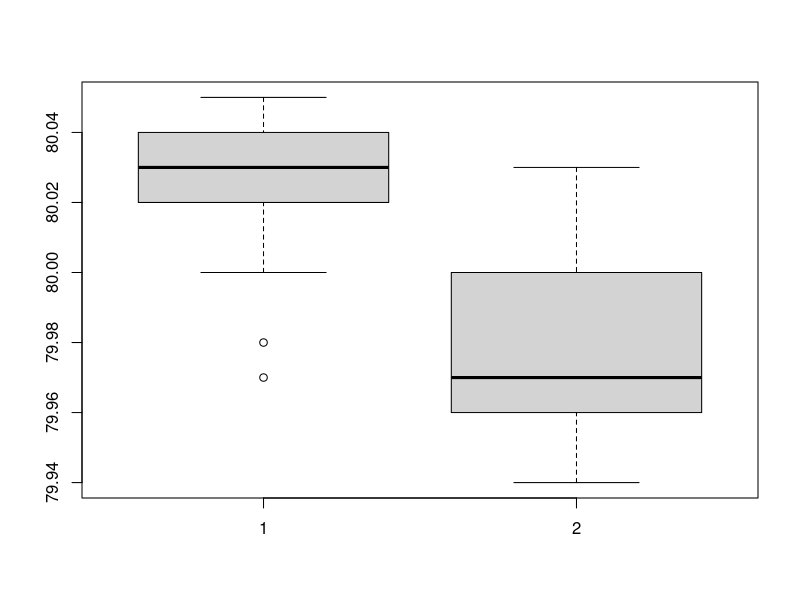
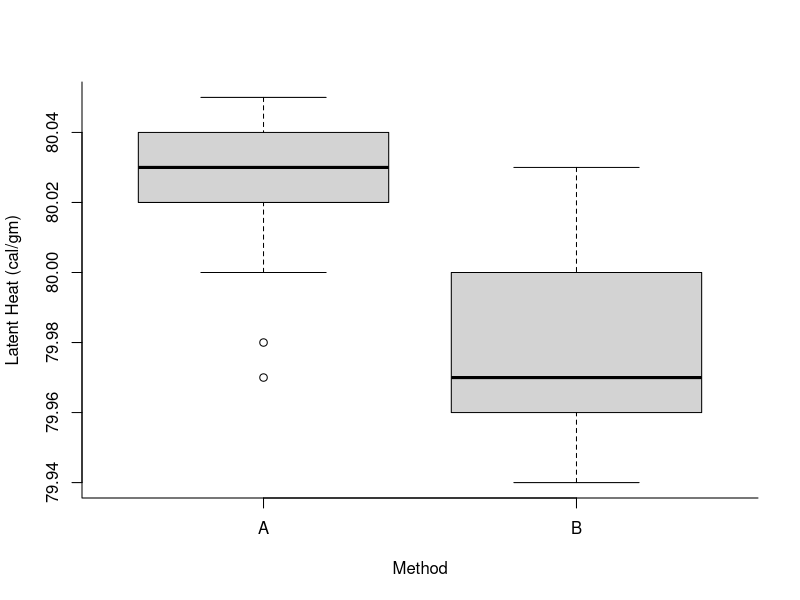
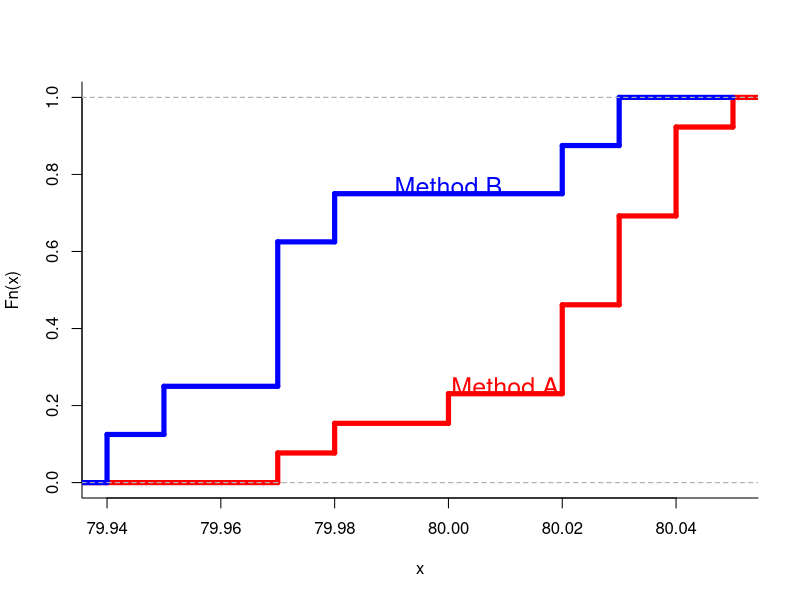
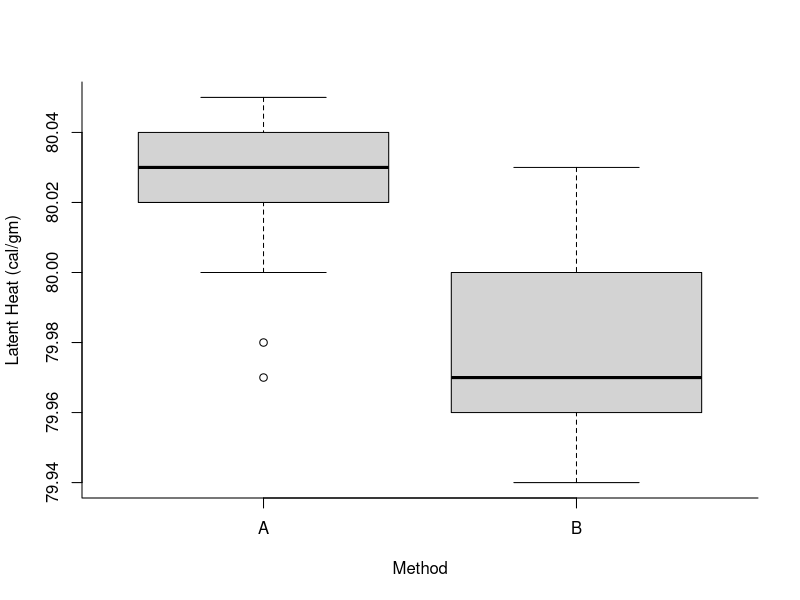
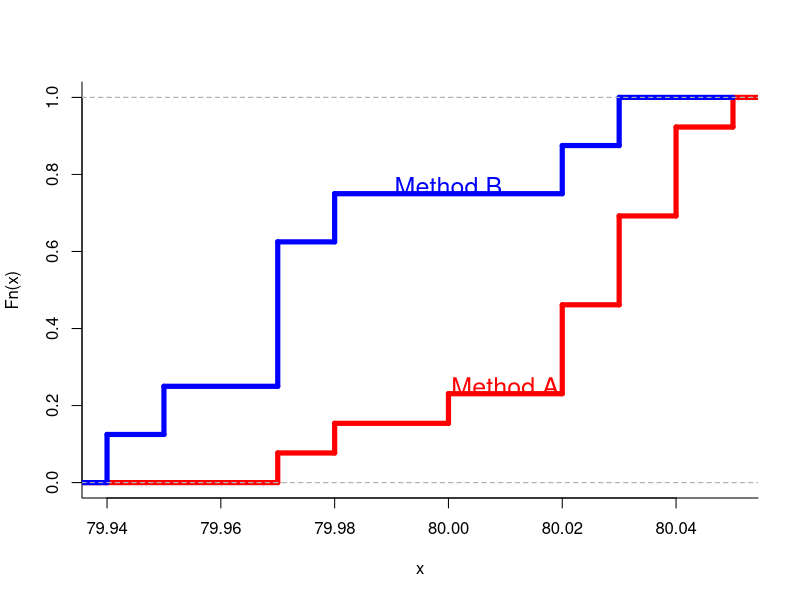

Write R code to recreate these figures, in order. (Note: this script raises an error after producing the figures.)
############################################################################

# Open Online R Stream (https://www.wvbauer.com/doku.php/live_streams)
#
# By:   Wolfgang Viechtbauer (https://www.wvbauer.com)
# Date: 2023-09-14
#
# Topic(s):
# - An Introduction to R
#   https://cran.r-project.org/doc/manuals/r-release/R-intro.html
# - Section(s): 8.3 - 11.1
#
# last updated: 2023-09-25

############################################################################

### 8.3: One- and two-sample tests

# create vectors A and B with the data shown (could also use scan())
A <- c(79.98, 80.04, 80.02, 80.04, 80.03, 80.03, 80.04, 79.97, 80.05, 80.03, 80.02, 80.00, 80.02)
B <- c(80.02, 79.94, 79.98, 79.97, 79.97, 80.03, 79.95, 79.97)
A
B

# side-by-side boxplots of the two variables
boxplot(A, B)

# make it look a bit nicer
par(bty="l")
boxplot(list(A=A, B=B), xlab="Method", ylab="Latent Heat (cal/gm)")

# independent samples t-test
t.test(A, B)

# note: this runs Welch's t-test (which does not assume equality of variances
# in the two groups / for the two variables)

# for more details, see:
# https://en.wikipedia.org/wiki/Welch%27s_t-test
# https://en.wikipedia.org/wiki/Student%27s_t-test

# look at the observed variances of the two variables
var(A)
var(B)

# test the equality of the two variances
var.test(A, B)

# run the classical Student's t-test (assuming equal variances)
t.test(A, B, var.equal=TRUE)

# two-sample Wilcoxon test (or Mann-Whitney U test)
# https://en.wikipedia.org/wiki/Mann%E2%80%93Whitney_U_test
wilcox.test(A, B)

# look at the empirical cumulative distribution function of the two variables
plot(ecdf(A), do.points=FALSE, verticals=TRUE, xlim=range(A, B), col="red", lwd=5, main="")
plot(ecdf(B), do.points=FALSE, verticals=TRUE, add=TRUE, col="blue", lwd=5)
text(80.00, 0.77, "Method B", cex=1.5, col="blue")
text(80.01, 0.25, "Method A", cex=1.5, col="red")

# Kolmogorov-Smirnov test (of the maximal vertical distance between the two ecdfs)
ks.test(A, B)

# note: these results are slightly different from what it shows in the manual,
# because now the test is based on the exact p-value, not the approximate one;
# to get the same result as in the manual, we can use
ks.test(A, B, exact=FALSE)

# put the data from the example into a data frame
dat <- data.frame(method=c(rep("A",length(A)),rep("B",length(B))), heat=c(A,B))
dat

# rerun everything above but with this data layout
boxplot(heat ~ method, data=dat, xlab="Method", ylab="Latent Heat (cal/gm)")
t.test(heat ~ method, data=dat)
by(dat$heat, dat$method, var)
var.test(heat ~ method, data=dat)
t.test(heat ~ method, data=dat, var.equal=TRUE)

plot(ecdf(dat$heat[dat$method=="A"]), do.points=FALSE, verticals=TRUE, xlim=range(A, B), col="red", lwd=5, main="")
plot(ecdf(dat$heat[dat$method=="B"]), do.points=FALSE, verticals=TRUE, add=TRUE, col="blue", lwd=5)
text(80.00, 0.77, "Method B", cex=1.5, col="blue")
text(80.01, 0.25, "Method A", cex=1.5, col="red")

ks.test(heat ~ method, data=dat)

############################################################################

### 9.2: Control statements

# illustrate if (expr_1) expr_2 else expr_3

x <- 5

if (x == 5) print("x is five!") else print("x is not five :(")

# note: the expression between () (the 'condition') must be a single TRUE or
# FALSE, so the following does not work and generates an error
if (dat$heat > 80) print("heat is above 80") else print("heat is 80 or below")

## the difference between && and & (and similarly || and |)

# which values of 'heat' are larger than 80?
dat$heat > 80

# which values of 'method' are equal to A?
dat$method == "A"

# which values of 'heat' are larger than 80 and are from method A?
dat$heat > 80 & dat$method == "A"

# the double && is only for a single logical
y <- 7
x == 5 && y < 8

# this generates an error
dat$heat > 80 && dat$method == "A"

# why would you ever want to use &&?

# the && is evaluted left-to-right, so if the first logical is FALSE, then
# none of the following expressions are evaluated; for example, running
# mean(rnorm(10^10)) > 0 would not only take a huge amount of time, but would
# require more memory than my computer has; but running the following is no
# problem, because the second expression (mean(rnorm(10^10)) > 0) is never
# actually run
x == 4 && mean(rnorm(10^10)) > 0

# but do not run 'x == 4 & mean(rnorm(10^10)) > 0' because then both sides of
# the & are run/evaluated and this would crash my R session!

# same thing with || (for 'or' comparisons); if the first expression is TRUE,
# then there is no need to evaluate the second and it isn't even run
x == 5 || mean(rnorm(10^10)) > 0

# the ifelse() function is a 'vectorized' version of if-else
ifelse(dat$heat > 80, "red", "blue")

# this is useful in all kinds of circumstances, for example to distinguish
# groups or values in plots; here is a silly example
plot(dat$heat, xlab="Observation Number", ylab="Heat", pch=19, cex=1.2,
     col=ifelse(dat$heat > 80, "red", "blue"))

## for-loops

# a very simple example
for (i in 1:20) {
   print(paste("i is equal to:", i))
}

# a few more examples

for (i in c(2,9,5)) {
   print(paste("i is equal to:", i))
}

for (i in c("chicken","cow","pig")) {
   print(paste("i is equal to:", i))
}

# as a sort-of not entirely silly application of this, let's consider the
# mtcars dataset and suppose we want to run simple regression models where we
# predict the mpg (mile per gallon) variable from each other variable in the
# dataset and we want to find out for which variable R^2 is the largest
mtcars

# we could do this manually as follows (note: we haven't actually gotten to
# fitting regression models - this comes in section 11, but let's already do
# this here to make this example a bit more interesting)
summary(lm(mpg ~ cyl,  data=mtcars))
summary(lm(mpg ~ disp, data=mtcars))
summary(lm(mpg ~ hp,   data=mtcars))
# ...

# but this is tedious (especially if the number of variables was even larger);

# note that we are fitting regression models where the predictor variables are
# in the following columns of the dataset
2:ncol(mtcars)

# we can refer to a particular variable from the dataset using column indices
mtcars[[2]]
mtcars[[3]]
# and so on

# so we can do the following
for (i in 2:ncol(mtcars)) {
   print(summary(lm(mpg ~ mtcars[[i]], data=mtcars)))
}

# but we would still have to look manually for the highest R^2 value which is
# tedious; without getting into how one can figure this out for now, it turns
# out that the R^2 value from a regression model can be extracted as follows
summary(lm(mpg ~ cyl,  data=mtcars))$r.squared

# so we can do the following
for (i in 2:ncol(mtcars)) {
   print(summary(lm(mpg ~ mtcars[[i]], data=mtcars))$r.squared)
}

# better, but still not ideal; let's actually *store* the R^2 values somewhere

r2 <- rep(NA, ncol(mtcars))
r2

for (i in 2:ncol(mtcars)) {
   r2[i] <- summary(lm(mpg ~ mtcars[[i]], data=mtcars))$r.squared
}

r2

# what is the largest R^2 value?
max(r2, na.rm=TRUE)

# which value of R^2 is the largest (the maximum)
which.max(r2)

# this corresponds to which variable in the dataset
names(mtcars)[which.max(r2)]

# so predicting mpg (miles per gallon) from wt (the weight of the car) yields
# the largest R^2 value (of about 0.75)

# often, one can avoid writing explicit loops and make the code more concise;
# for example, suppose we want the mean of every variable in the dataset; we
# could do this with a for-loop as follows
means <- rep(NA, ncol(mtcars))
for (i in 1:ncol(mtcars)) {
   means[i] <- mean(mtcars[[i]])
}
means

# but there are often specialized ('vectorized') functions that can do this
colMeans(mtcars)

############################################################################

### 10: Writing your own functions

# we will skip this (will come back to this topic in some future stream)

############################################################################

### 11.1: Defining statistical models; formulae

# let's do some regression modeling using formula syntax with the mtcars dataset

# scatterplot of mpg (miles per gallon) on the y-axis and wt (weight) on the x-axis
plot(mpg ~ wt, data=mtcars, pch=21, bg="lightgray", cex=1.5,
     xlab="Weight (in 1000lbs)", ylab="Mile per Gallon")

# simple regression model predicting mpg from wt
res <- lm(mpg ~ wt, data=mtcars)
res

# use summary() to get the full output from the regression model
summary(res)

# add the regression line from the simple regression model above to the plot
abline(res, lwd=3)

# more generally, we can get predicted values using predict()
wtvals <- seq(1, 6, length=100)
pred <- predict(res, newdata=data.frame(wt=wtvals))
pred

# add the regression line based on these predicted values to the plot
lines(wtvals, pred, lwd=3, col="blue")

# predict() can also compute confidence (and prediction) intervals
pred <- predict(res, newdata=data.frame(wt=wtvals), interval="confidence")
pred <- data.frame(pred)
pred
lines(wtvals, pred$lwr, lty="dotted")
lines(wtvals, pred$upr, lty="dotted")

# draw the points again (so they are on top of the lines)
points(mpg ~ wt, data=mtcars, pch=21, bg="lightgray", cex=1.5)

# in the model above, the intercept refers to the predicted average gas
# mileage for cars whose weight is 0 pounds (which is obviously meaningless);
# we can make the intercept meaningful by centering the predictor at a more
# meaningful value, for example at the mean
res <- lm(mpg ~ I(wt-mean(wt)), data=mtcars)
summary(res)

# so now the intercept refers to the predicted average gas mileage of cars
# whose weight is equal to the mean weight of the cars in this dataset

# one can also directly set the value at which to center
res <- lm(mpg ~ I(wt-3), data=mtcars)
summary(res)

# now the intercept is the predicted average gas mileage of cars whose weight
# is 3000 pounds (note: wt is given per 1000lbs)

# a regression model with multiple predictors (multiple regression)
res <- lm(mpg ~ wt + hp, data=mtcars)
summary(res)

# say we want to predict the gas mileage of a car that weighs 3000 pounds and
# has a horsepower of 150
predict(res, newdata=data.frame(wt=3, hp=150))

# predict the gas mileage for cars that weigh between 1000 and 6000 pounds
# holding horsepower constant at 150
predict(res, newdata=data.frame(wt=wtvals, hp=150))

# we saw earlier in the scatterplot that the relationship between mpg and wt
# may not be linear (redraw the scatterplot)
plot(mpg ~ wt, data=mtcars, pch=21, bg="lightgray", cex=1.5,
     xlab="Weight (in 1000lbs)", ylab="Mile per Gallon")

# again add the line from the linear regression model to the plot
res <- lm(mpg ~ wt, data=mtcars)
abline(res)

# fit a polynomial regression model to the second degree (to model a quadratic
# relationship between the two variables)
res <- lm(mpg ~ wt + I(wt^2), data=mtcars)
summary(res)

# compute predicted values for cars between 1000 and 6000 pounds
pred <- predict(res, newdata=data.frame(wt=wtvals))
pred

# note: we only need to specify the wt values for this model; the predict()
# function automatically constructs the squared term for making predictions

# add the regression line (or rather, curve) to the plot
lines(wtvals, pred, lwd=3, col="blue")

# instead of I(wt^2), we can use poly()
res <- lm(mpg ~ poly(wt, degree=2), data=mtcars)
summary(res)

# note: poly() constructs 'orthogonal polynomial' terms (to minimize the
# correlation between the terms), so the coefficients are different, but the
# underlying model is still going to give the same predictions

# predicted values are computed in the exact same way as before
pred <- predict(res, newdata=data.frame(wt=wtvals))
pred
lines(wtvals, pred, lwd=3, col="red")

# we can easily fit higher polynomial models (this is totally overfitting here)
res <- lm(mpg ~ poly(wt, degree=5), data=mtcars)
pred <- predict(res, newdata=data.frame(wt=wtvals))
lines(wtvals, pred, lwd=3, col="green")

############################################################################
